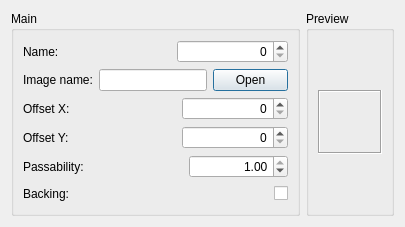
           <widget class="QWidget" name="MapTilesTab">
            <attribute name="title">
             <string>Tiles</string>
            </attribute>
            <layout class="QFormLayout" name="formLayout_2">
             <property name="fieldGrowthPolicy">
              <enum>QFormLayout::AllNonFixedFieldsGrow</enum>
             </property>
             <item row="0" column="0">
              <widget class="QGroupBox" name="TilesMainBox">
               <property name="title">
                <string>Main</string>
               </property>
               <layout class="QVBoxLayout" name="verticalLayout_15">
                <item>
                 <widget class="QWidget" name="Name_2" native="true">
                  <layout class="QHBoxLayout" name="imgcols_3">
                   <property name="margin">
                    <number>0</number>
                   </property>
                   <item>
                    <widget class="QLabel" name="label_28">
                     <property name="text">
                      <string>Name:</string>
                     </property>
                    </widget>
                   </item>
                   <item>
                    <spacer name="horizontalSpacer_27">
                     <property name="orientation">
                      <enum>Qt::Horizontal</enum>
                     </property>
                     <property name="sizeHint" stdset="0">
                      <size>
                       <width>40</width>
                       <height>20</height>
                      </size>
                     </property>
                    </spacer>
                   </item>
                   <item>
                    <widget class="QSpinBox" name="spinBox">
                     <property name="sizePolicy">
                      <sizepolicy hsizetype="MinimumExpanding" vsizetype="Fixed">
                       <horstretch>0</horstretch>
                       <verstretch>0</verstretch>
                      </sizepolicy>
                     </property>
                     <property name="alignment">
                      <set>Qt::AlignRight|Qt::AlignTrailing|Qt::AlignVCenter</set>
                     </property>
                     <property name="maximum">
                      <number>999999999</number>
                     </property>
                    </widget>
                   </item>
                  </layout>
                 </widget>
                </item>
                <item>
                 <widget class="QWidget" name="Image_4" native="true">
                  <layout class="QHBoxLayout" name="Image_2">
                   <property name="margin">
                    <number>0</number>
                   </property>
                   <item>
                    <widget class="QLabel" name="label_6">
                     <property name="text">
                      <string>Image name:</string>
                     </property>
                    </widget>
                   </item>
                   <item>
                    <widget class="QLineEdit" name="lineEdit_35">
                     <property name="maximumSize">
                      <size>
                       <width>190</width>
                       <height>16777215</height>
                      </size>
                     </property>
                    </widget>
                   </item>
                   <item>
                    <widget class="QDialogButtonBox" name="dialogButtonBox">
                     <property name="maximumSize">
                      <size>
                       <width>75</width>
                       <height>16777215</height>
                      </size>
                     </property>
                     <property name="standardButtons">
                      <set>QDialogButtonBox::Open</set>
                     </property>
                    </widget>
                   </item>
                  </layout>
                 </widget>
                </item>
                <item>
                 <widget class="QWidget" name="OffsetX" native="true">
                  <layout class="QHBoxLayout" name="imgrows_2">
                   <property name="margin">
                    <number>0</number>
                   </property>
                   <item>
                    <widget class="QLabel" name="label_25">
                     <property name="text">
                      <string>Offset X:</string>
                     </property>
                    </widget>
                   </item>
                   <item>
                    <spacer name="horizontalSpacer_24">
                     <property name="orientation">
                      <enum>Qt::Horizontal</enum>
                     </property>
                     <property name="sizeHint" stdset="0">
                      <size>
                       <width>40</width>
                       <height>20</height>
                      </size>
                     </property>
                    </spacer>
                   </item>
                   <item>
                    <widget class="QSpinBox" name="TilesOffestXSpin">
                     <property name="sizePolicy">
                      <sizepolicy hsizetype="MinimumExpanding" vsizetype="Fixed">
                       <horstretch>0</horstretch>
                       <verstretch>0</verstretch>
                      </sizepolicy>
                     </property>
                     <property name="minimumSize">
                      <size>
                       <width>0</width>
                       <height>0</height>
                      </size>
                     </property>
                     <property name="sizeIncrement">
                      <size>
                       <width>0</width>
                       <height>0</height>
                      </size>
                     </property>
                     <property name="baseSize">
                      <size>
                       <width>0</width>
                       <height>0</height>
                      </size>
                     </property>
                     <property name="mouseTracking">
                      <bool>false</bool>
                     </property>
                     <property name="acceptDrops">
                      <bool>false</bool>
                     </property>
                     <property name="layoutDirection">
                      <enum>Qt::LeftToRight</enum>
                     </property>
                     <property name="autoFillBackground">
                      <bool>false</bool>
                     </property>
                     <property name="wrapping">
                      <bool>false</bool>
                     </property>
                     <property name="frame">
                      <bool>true</bool>
                     </property>
                     <property name="alignment">
                      <set>Qt::AlignRight|Qt::AlignTrailing|Qt::AlignVCenter</set>
                     </property>
                     <property name="keyboardTracking">
                      <bool>true</bool>
                     </property>
                     <property name="maximum">
                      <number>999999999</number>
                     </property>
                    </widget>
                   </item>
                  </layout>
                 </widget>
                </item>
                <item>
                 <widget class="QWidget" name="OffsetY" native="true">
                  <layout class="QHBoxLayout" name="height_2">
                   <property name="margin">
                    <number>0</number>
                   </property>
                   <item>
                    <widget class="QLabel" name="label_26">
                     <property name="text">
                      <string>Offset Y:</string>
                     </property>
                    </widget>
                   </item>
                   <item>
                    <spacer name="horizontalSpacer_25">
                     <property name="orientation">
                      <enum>Qt::Horizontal</enum>
                     </property>
                     <property name="sizeHint" stdset="0">
                      <size>
                       <width>40</width>
                       <height>20</height>
                      </size>
                     </property>
                    </spacer>
                   </item>
                   <item>
                    <widget class="QSpinBox" name="TilesOffestYSpin">
                     <property name="sizePolicy">
                      <sizepolicy hsizetype="MinimumExpanding" vsizetype="Fixed">
                       <horstretch>0</horstretch>
                       <verstretch>0</verstretch>
                      </sizepolicy>
                     </property>
                     <property name="alignment">
                      <set>Qt::AlignRight|Qt::AlignTrailing|Qt::AlignVCenter</set>
                     </property>
                     <property name="accelerated">
                      <bool>false</bool>
                     </property>
                     <property name="maximum">
                      <number>999999999</number>
                     </property>
                    </widget>
                   </item>
                  </layout>
                 </widget>
                </item>
                <item>
                 <widget class="QWidget" name="Passability" native="true">
                  <layout class="QHBoxLayout" name="height_3">
                   <property name="margin">
                    <number>0</number>
                   </property>
                   <item>
                    <widget class="QLabel" name="label_29">
                     <property name="text">
                      <string>Passability:</string>
                     </property>
                    </widget>
                   </item>
                   <item>
                    <spacer name="horizontalSpacer_28">
                     <property name="orientation">
                      <enum>Qt::Horizontal</enum>
                     </property>
                     <property name="sizeHint" stdset="0">
                      <size>
                       <width>40</width>
                       <height>20</height>
                      </size>
                     </property>
                    </spacer>
                   </item>
                   <item>
                    <widget class="QDoubleSpinBox" name="TilesOffestYSpin_2">
                     <property name="sizePolicy">
                      <sizepolicy hsizetype="MinimumExpanding" vsizetype="Fixed">
                       <horstretch>0</horstretch>
                       <verstretch>0</verstretch>
                      </sizepolicy>
                     </property>
                     <property name="alignment">
                      <set>Qt::AlignRight|Qt::AlignTrailing|Qt::AlignVCenter</set>
                     </property>
                     <property name="accelerated">
                      <bool>false</bool>
                     </property>
                     <property name="maximum">
                      <double>1.000000000000000</double>
                     </property>
                     <property name="singleStep">
                      <double>0.100000000000000</double>
                     </property>
                     <property name="value">
                      <double>1.000000000000000</double>
                     </property>
                    </widget>
                   </item>
                  </layout>
                 </widget>
                </item>
                <item>
                 <widget class="QWidget" name="Backing" native="true">
                  <layout class="QHBoxLayout" name="width_2">
                   <property name="margin">
                    <number>0</number>
                   </property>
                   <item>
                    <widget class="QLabel" name="label_27">
                     <property name="text">
                      <string>Backing:</string>
                     </property>
                    </widget>
                   </item>
                   <item>
                    <spacer name="horizontalSpacer_26">
                     <property name="orientation">
                      <enum>Qt::Horizontal</enum>
                     </property>
                     <property name="sizeHint" stdset="0">
                      <size>
                       <width>40</width>
                       <height>20</height>
                      </size>
                     </property>
                    </spacer>
                   </item>
                   <item>
                    <widget class="QCheckBox" name="checkBox">
                     <property name="text">
                      <string/>
                     </property>
                     <property name="checked">
                      <bool>false</bool>
                     </property>
                     <property name="tristate">
                      <bool>false</bool>
                     </property>
                    </widget>
                   </item>
                  </layout>
                 </widget>
                </item>
               </layout>
              </widget>
             </item>
             <item row="0" column="1">
              <widget class="QGroupBox" name="groupBox_8">
               <property name="title">
                <string>Preview</string>
               </property>
               <layout class="QHBoxLayout" name="horizontalLayout_6">
                <item>
                 <widget class="QLabel" name="TileImageViewer">
                  <property name="enabled">
                   <bool>true</bool>
                  </property>
                  <property name="sizePolicy">
                   <sizepolicy hsizetype="Maximum" vsizetype="Maximum">
                    <horstretch>0</horstretch>
                    <verstretch>0</verstretch>
                   </sizepolicy>
                  </property>
                  <property name="minimumSize">
                   <size>
                    <width>64</width>
                    <height>64</height>
                   </size>
                  </property>
                  <property name="maximumSize">
                   <size>
                    <width>16777215</width>
                    <height>16777215</height>
                   </size>
                  </property>
                  <property name="sizeIncrement">
                   <size>
                    <width>0</width>
                    <height>0</height>
                   </size>
                  </property>
                  <property name="styleSheet">
                   <string notr="true">QLabel {
	padding: 1px;
}</string>
                  </property>
                  <property name="frameShape">
                   <enum>QFrame::Box</enum>
                  </property>
                  <property name="frameShadow">
                   <enum>QFrame::Sunken</enum>
                  </property>
                  <property name="lineWidth">
                   <number>1</number>
                  </property>
                  <property name="midLineWidth">
                   <number>0</number>
                  </property>
                  <property name="text">
                   <string/>
                  </property>
                  <property name="textFormat">
                   <enum>Qt::AutoText</enum>
                  </property>
                  <property name="scaledContents">
                   <bool>false</bool>
                  </property>
                  <property name="alignment">
                   <set>Qt::AlignCenter</set>
                  </property>
                  <property name="wordWrap">
                   <bool>false</bool>
                  </property>
                  <property name="indent">
                   <number>0</number>
                  </property>
                  <property name="openExternalLinks">
                   <bool>false</bool>
                  </property>
                 </widget>
                </item>
               </layout>
              </widget>
             </item>
            </layout>
           </widget>
